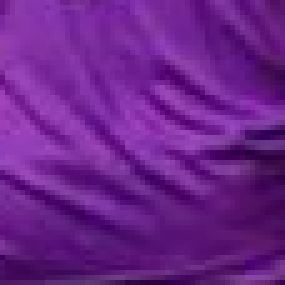
#> input picture Topic/020_calcBackProject/sample.png, 57 x 57 px, found by its file name (shown 5 times larger)
$ python 020_calcBackPoject.py
#> lines starting #> are read from the running program, lines starting #| are printed output that depends on the picture; after the words box and inside, x2 and y2 are one past the last pixel; in counts of white or black regions, pixels touching at a corner belong together
import cv2 as cv
import numpy as np
from matplotlib import pyplot as plt


def back_projection_demo():
    sample = cv.imread("H:/OpenCV_Learning/020_calcBackProject/sample.png")
#> sample is the input picture: shape (57, 57, 3); mean B, G, R 138.8, 34.3, 107.7
    # hist2d_demo(sample)
    target = cv.imread("H:/OpenCV_Learning/020_calcBackProject/target.png")
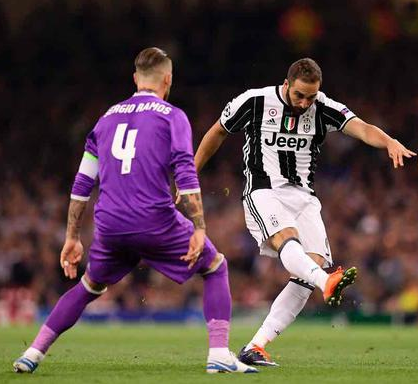
#> input picture Topic/020_calcBackProject/target.png, 418 x 384 px, found by its file name
#> target is the input picture: shape (384, 418, 3); mean B, G, R 68.5, 69, 88
    # hist2d_demo(target)
    roi_hsv = cv.cvtColor(sample, cv.COLOR_BGR2HSV)
#> roi_hsv: shape (57, 57, 3); mean H, S, V 141.1, 195.6, 138.8
    target_hsv = cv.cvtColor(target, cv.COLOR_BGR2HSV)
#> target_hsv: shape (384, 418, 3); mean H, S, V 89.5, 107.4, 93.9

    # show images
    cv.imshow("sample", sample)
    cv.imshow("target", target)

    roiHist = cv.calcHist([roi_hsv], [0, 1], None, [32, 32], [0, 180, 0, 256])
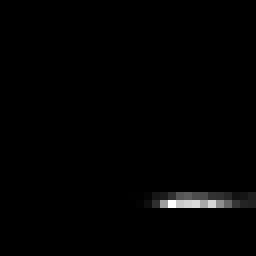
#> roiHist: shape (32, 32) float32 (shown 8 times larger); min 0, max 330, mean 3.2; drawn with min black and max white
    cv.normalize(roiHist, roiHist, 0, 255, cv.NORM_MINMAX)
#> roiHist: shape (32, 32) float32; 3.03% of pixels changed, all inside (x1, y1, x2, y2) = (16, 24, 32, 26)
    dst = cv.calcBackProject([target_hsv], [0, 1], roiHist, [0, 180, 0, 256], 1)
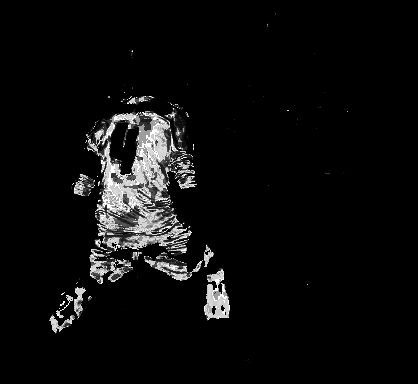
#> dst: shape (384, 418); min 0, max 255, mean 12.6
    cv.imshow("backProjectionDemo", dst)


def hist2d_demo(image):
    hsv = cv.cvtColor(image, cv.COLOR_BGR2HSV)
    hist = cv.calcHist([hsv], [0, 1], None, [32, 32], [0, 180, 0, 256])
    dst = cv.resize(hist, (400, 400))
    cv.imshow("image", image)
    cv.imshow("hist", dst)
    plt.imshow(hist, interpolation='nearest')
    plt.title("2D Histogram")
    plt.show()


back_projection_demo()
cv.waitKey(0)
cv.destroyAllWindows()
